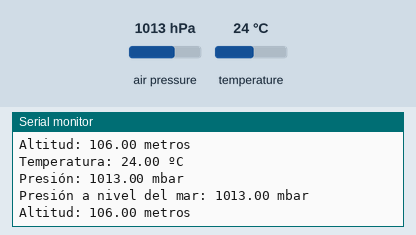
Recording of a sketch running on a simulated Arduino Uno, built with avr-gcc and run on an emulated ATmega328P. Shown: the last lines printed to the serial monitor. Inputs (shaded band) come from the test bench; at power-on: air pressure 1013 hPa, temperature 24 °C.

Above: at 6.8 s.
6.9 s: air pressure set to 952 hPa
At 10.2 s:
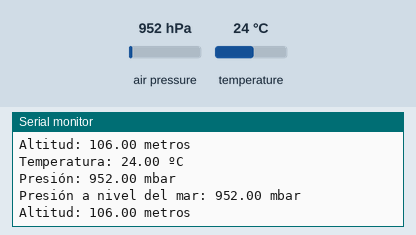
11.4 s: temperature set to 12 °C
15.9 s: air pressure set to 975 hPa
At 19.4 s:
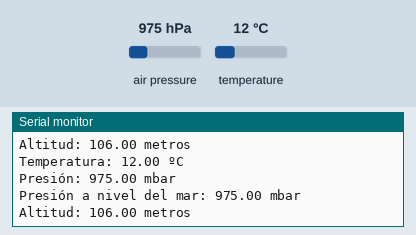
Timing chart, 0 to 20.9 s (numbered marks = the images above; inputs shaded):
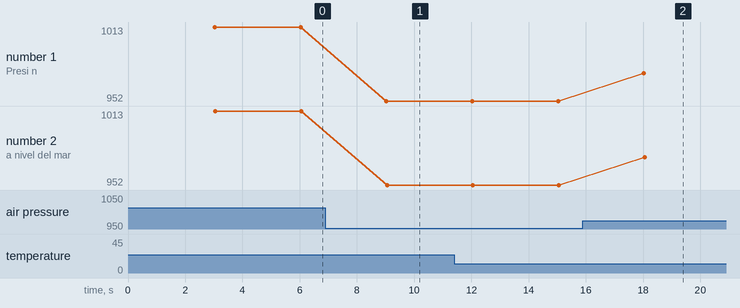

Measured:
- after the input at 6.9 s, the serial monitor: prints a new line after 2.1 s (image 1)
- after the input at 15.9 s, the serial monitor: prints a new line after 2.1 s (image 2)
- plotted number 1: 1013 → 952 after the input at 6.9 s, 952 → 975 after the input at 15.9 s
- plotted number 2: 1013 → 952 after the input at 6.9 s, 952 → 975 after the input at 15.9 s

The sketch:

sensor_temp_BMP180.ino
```cpp
//https://programarfacil.com/blog/arduino-blog/bmp180-arduino/

#include <Wire.h>
//#include <Adafruit_Sensor.h>
//#include <Adafruit_BME280.h>


#include <Arduino.h>
//#include <Wire.h>
#include <SFE_BMP180.h>

// Temporizador
unsigned long ultimoEnvio = 0;
const unsigned long tiempoEnvio = 3000; // 3 segundos

// Sensor BMP180
SFE_BMP180 bmp180;

// Modo funcionamiento BMP180
const byte modoPresBMP180 = 3;

// Altitud actual en metros
const double altitudActual = 106;

void setup()
{
  Serial.begin(9600);

  // Esperar hasta que se inicie el monitor serie
  while (!Serial)
    ;

  // Iniciar sensor de temperatura
  if (bmp180.begin())
  {
    Serial.println(F("BMP180 iniciado correctamente"));
  }
  else
  {
    Serial.println(F("Error al inicial BMP180"));
    // No dejar continuar
    while (1)
      ;
  }
}

void loop()
{
  // Overflow millis
  if (ultimoEnvio > millis())
  {
    ultimoEnvio = millis();
  }

  // Temporizador
  if (millis() - ultimoEnvio >= tiempoEnvio)
  {
    // Marca de tiempo
    ultimoEnvio = millis();

    // Variables para obtener datos del sensor BMP180
    byte status;
    double temp, pres, altitud;

    //Inicio de lectura de temperatura
    status = bmp180.startTemperature();

    // Comprobar resultado de la lectura temperatura
    // Devuelve 0 si hay error
    // milisegundos que hay que esperar en caso contrario
    if (status != 0)
    {
      // Pausa hasta que finalice la lectura
      delay(status);

      // Obtener temperatura
      // La temperatura se almacena en temp en grados Celsius
      status = bmp180.getTemperature(temp);

      // Comprobar resultado de la temperatura
      // Devuelve 0 si hay error
      // Devuelve 1 si todo ha ido bien
      if (status != 0)
      {
        Serial.print(F("Temperatura: "));
        Serial.print(temp, 2);
        Serial.println(F(" ºC"));

        // Inicio lectura de presión
        status = bmp180.startPressure(modoPresBMP180);

        // Comprobar resultado de la lectura presión
        // Devuelve 0 si hay error
        // milisegundos que hay que esperar en caso contrario
        if (status != 0)
        {
          // Pausa hata que finalice la lectura
          delay(status);

          // Obtener presión atomosférica
          // La prsión se almacena en la variable pres en milibar (mbar)
          // Esta función requiere la medida de temperatura
          status = bmp180.getPressure(pres, temp);

          // Comprobar resultado de la presión
          // Devuelve 0 si hay error
          // Devuelve 1 si todo ha ido bien
          if (status != 0)
          {
            Serial.print(F("Presión: "));
            Serial.print(pres, 2);
            Serial.println(F(" mbar"));

            // Obtener altitud

            // Paso 1, establecer la presión a la altitud actual para que nos devuelva la presión compensada a nivel del mar
            double presNivelMar = bmp180.sealevel(pres, altitudActual);

            Serial.print(F("Presión a nivel del mar: "));
            Serial.print(pres, 2);
            Serial.println(F(" mbar"));

            // Paso 2, obtener la altitud con las dos presiones
            altitud = bmp180.altitude(pres, presNivelMar);

            Serial.print(F("Altitud: "));
            Serial.print(altitud, 2);
            Serial.println(F(" metros"));
          }
        }
      }
    }
  }
}
```
